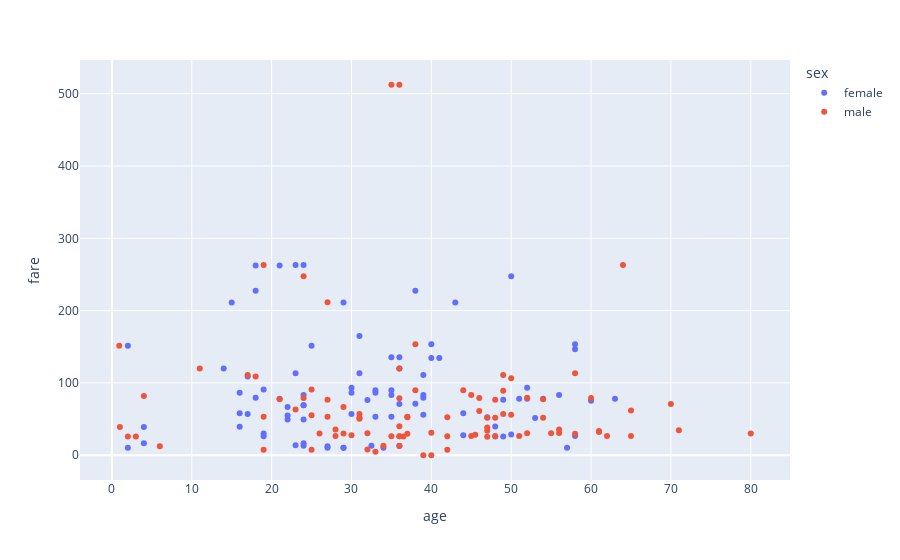

The notebook cell this image was saved under:
### Markdown cell above
## Scatter Plot

### Code cell
fig = px.scatter(df, x = 'age', y = 'fare', color = 'sex')
fig.show()

### Figure 1 — Plotly figure (JSON) as saved in the notebook; plotly's stock layout.template omitted (floating-point values rounded to 4 significant figures)
{"data": [{"hovertemplate": "sex=female<br>age=%{x}<br>fare=%{y}<extra></extra>", "legendgroup": "female", "marker": {"color": "#636efa", "symbol": "circle"}, "mode": "markers", "name": "female", "orientation": "v", "showlegend": true, "type": "scatter", "x": [38, 35, 4, 58, 49, 29, 23, 32.5, 19, 22, 50, 44, 58, 2, 31, 32, 35, 29, 30, 58, 35, 63, 19, 2, 50, 17, 30, 24, 18, 31, 40, 36, 36, 16, 41, 24, 24, 22, 60, 24, 23, 24, 33, 14, 23, 35, 54, 25, 16, 34, 30, 44, 22, 36, 48, 39, 53, 39, 39, 18, 52, 40, 4, 21, 24, 15, 18, 24, 38, 27, 29, 21, 33, 36, 51, 57, 43, 17, 49, 33, 52, 27, 39, 16, 48, 47, 56, 19], "xaxis": "x", "y": [71.28, 53.1, 16.7, 26.55, 76.73, 10.5, 263, 13, 26.28, 66.6, 28.71, 27.72, 146.5, 10.46, 113.3, 76.29, 83.47, 10.46, 86.5, 153.5, 135.6, 77.96, 91.08, 151.6, 247.5, 108.9, 56.93, 83.16, 262.4, 164.9, 134.5, 135.6, 13, 57.98, 134.5, 263, 13, 55, 75.25, 69.3, 113.3, 16.7, 90, 120, 13.79, 90, 78.27, 151.6, 86.5, 10.5, 93.5, 57.98, 49.5, 71, 39.6, 79.65, 51.48, 55.9, 110.9, 79.65, 78.27, 153.5, 39, 77.96, 69.3, 211.3, 227.5, 49.5, 227.5, 10.5, 211.3, 262.4, 86.5, 120, 77.96, 10.5, 211.3, 57, 25.93, 53.1, 93.5, 12.47, 83.16, 39.4, 25.93, 52.55, 83.16, 30], "yaxis": "y"}, {"hovertemplate": "sex=male<br>age=%{x}<br>fare=%{y}<extra></extra>", "legendgroup": "male", "marker": {"color": "#EF553B", "symbol": "circle"}, "mode": "markers", "name": "male", "orientation": "v", "showlegend": true, "type": "scatter", "x": [54, 34, 28, 19, 65, 45, 25, 46, 71, 23, 21, 47, 24, 54, 37, 24, 36.5, 61, 56, 1, 3, 40, 38, 44, 37, 62, 52, 40, 37, 36, 0.92, 45.5, 38, 29, 2, 25, 27, 36, 32, 28, 50, 64, 4, 52, 30, 49, 65, 48, 47, 25, 58, 55, 18, 36, 47, 45, 50, 17, 36, 36, 60, 49, 42, 61, 80, 32, 48, 56, 58, 47, 31, 36, 27, 31, 49, 42, 35, 42, 48, 19, 27, 35, 36, 70, 19, 6, 29, 46, 11, 39, 51, 31, 33, 26], "xaxis": "x", "y": [51.86, 13, 35.5, 263, 61.98, 83.47, 7.65, 61.17, 34.65, 63.36, 77.29, 52, 247.5, 77.29, 53.1, 79.2, 26, 33.5, 30.7, 39, 26, 31, 90, 90, 52.55, 26.55, 79.65, 0, 29.7, 12.88, 151.6, 28.5, 153.5, 66.6, 26, 55.44, 211.5, 120, 8.05, 26.55, 55.9, 263, 81.86, 30.5, 27.75, 89.1, 26.55, 26.55, 38.5, 91.08, 29.7, 30.5, 108.9, 26.29, 34.02, 26.55, 106.4, 110.9, 26.39, 40.12, 79.2, 56.93, 52.55, 32.32, 30, 30.5, 76.73, 35.5, 113.3, 25.59, 52, 512.3, 76.73, 57, 110.9, 7.65, 26.29, 26.29, 52, 7.65, 53.1, 512.3, 78.85, 71, 53.1, 12.47, 30, 79.2, 120, 0, 26.55, 50.5, 5, 30], "yaxis": "y"}], "layout": {"legend": {"title": {"text": "sex"}, "tracegroupgap": 0}, "margin": {"t": 60}, "xaxis": {"anchor": "y", "domain": [0, 1], "title": {"text": "age"}}, "yaxis": {"anchor": "x", "domain": [0, 1], "title": {"text": "fare"}}}}
